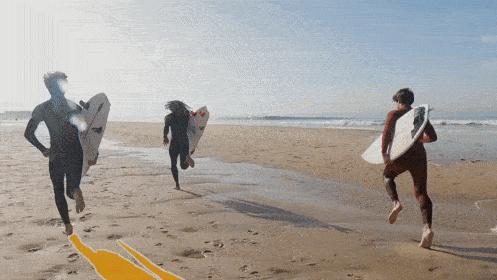
#> input picture assets/mosev2/5.gif, 497 x 280 px; its folder holds only this picture in this run
$ python compress_gif.py
#> lines starting #> are read from the running program, lines starting #| are printed output that depends on the picture
import os
from PIL import Image
import glob

def compress_gifs():
    """
    Compress all GIF images in assets/mosev2 directory
    """
    # Path to the assets/mosev2 directory
    assets_dir = "/home/knying/yingkaining/project/github_released/MOSE-api/assets/mosev2"

    if not os.path.exists(assets_dir):
        print(f"Directory {assets_dir} does not exist!")
        return

    # Find all GIF files in the directory
    gif_files = glob.glob(os.path.join(assets_dir, "*.gif"))

    if not gif_files:
        print(f"No GIF files found in {assets_dir}")
        return

    print(f"Found {len(gif_files)} GIF files to compress...")

    for gif_path in gif_files:
        try:
            print(f"Compressing {os.path.basename(gif_path)}...")

            # Open the GIF
            with Image.open(gif_path) as img:
                # Get original file size
#> img is the input picture: PIL image 497x280 P; mean R, G, B 163.8, 159.3, 154.4
                original_size = os.path.getsize(gif_path)

                # Create a list to store all frames
                frames = []
                durations = []

                # Process each frame in the GIF
                try:
                    while True:
                        # Get frame duration
                        duration = img.info.get('duration', 100)
                        durations.append(duration)

                        # Convert frame to RGB if necessary and add to frames
                        frame = img.convert('RGB')
                        frames.append(frame.copy())

                        # Move to next frame
                        img.seek(img.tell() + 1)
#> this loop made 64 passes
#> duration on passes 1 to 12: 70, 60, 70, 130, 70, 130, 70, 130, 70, 130, 70, 130
#> pass 3, in compress_gifs, `frame = img.convert('RGB')`:
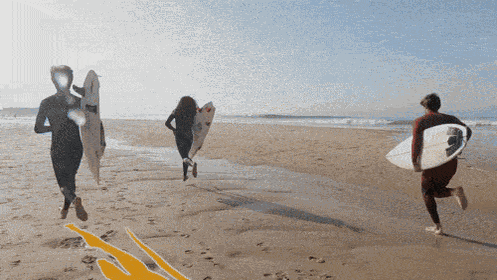
#> frame: PIL image 497x280 RGB; mean R, G, B 160.9, 156, 151.1
#> after the loop:
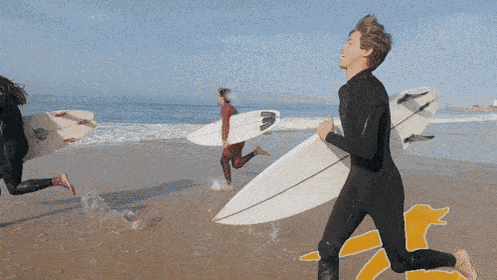
#> frame: PIL image 497x280 RGB; mean R, G, B 138.8, 140.1, 141.2
#> after the loop, durations = 64 values, max 140 at index 63, min 60 at index 1, mean 99.06; frames = 64 items

                except EOFError:
                    # End of frames
                    pass

                # Save the compressed GIF
                if frames:
                    # Convert back to P mode (palette mode) for better compression
                    compressed_frames = []
                    for frame in frames:
                        # Quantize to reduce colors (improves compression)
                        quantized = frame.quantize(colors=256, method=Image.Quantize.MEDIANCUT)
                        compressed_frames.append(quantized)

                    # Save with compression settings
                    compressed_frames[0].save(
                        gif_path,
                        save_all=True,
                        append_images=compressed_frames[1:],
                        duration=durations,
                        loop=0,  # 0 means infinite loop
                        optimize=True,  # Enable optimization
                        quality=85  # Reduce quality for better compression
                    )

                    # Get new file size
                    new_size = os.path.getsize(gif_path)
                    compression_ratio = (1 - new_size / original_size) * 100

                    print(f"Compressed {os.path.basename(gif_path)}: {original_size} bytes -> {new_size} bytes ({compression_ratio:.1f}% reduction)")

        except Exception as e:
            print(f"Error compressing {gif_path}: {str(e)}")

    print("Finished compressing all GIF files!")

if __name__ == "__main__":
    compress_gifs()

$ run again, on assets/mosev2/6.gif
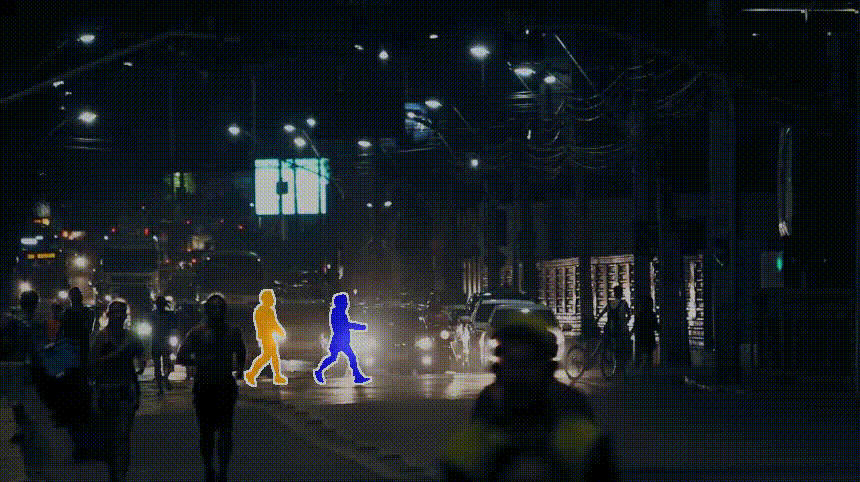
#> input picture assets/mosev2/6.gif, 860 x 482 px
#> in compress_gifs, img is the input picture: PIL image 860x482 P; mean R, G, B 23, 29.1, 29.3
#> the loop in compress_gifs, `while True:` made 61 passes
#> duration on passes 1 to 8: 120, 80, 120, 80, 120, 80, 120, 80
#> pass 3, in compress_gifs, `frame = img.convert('RGB')`:
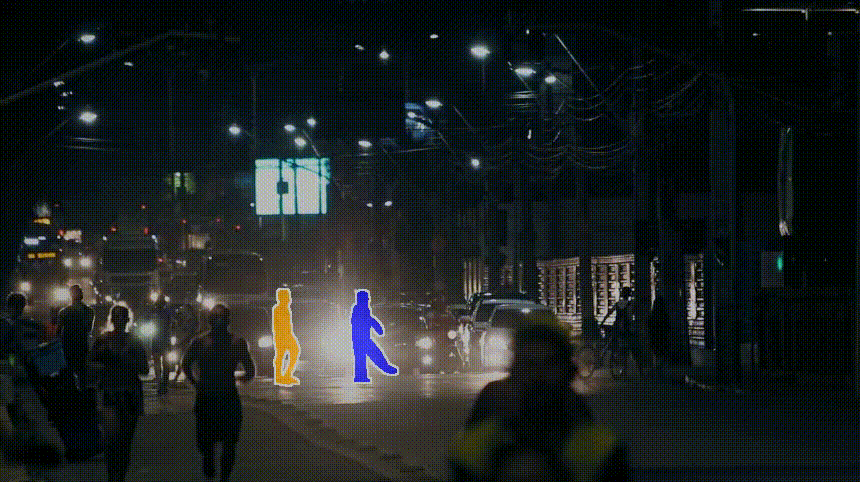
#> frame: PIL image 860x482 RGB; mean R, G, B 27.7, 32.9, 33
#> after the loop in compress_gifs, `while True:`:
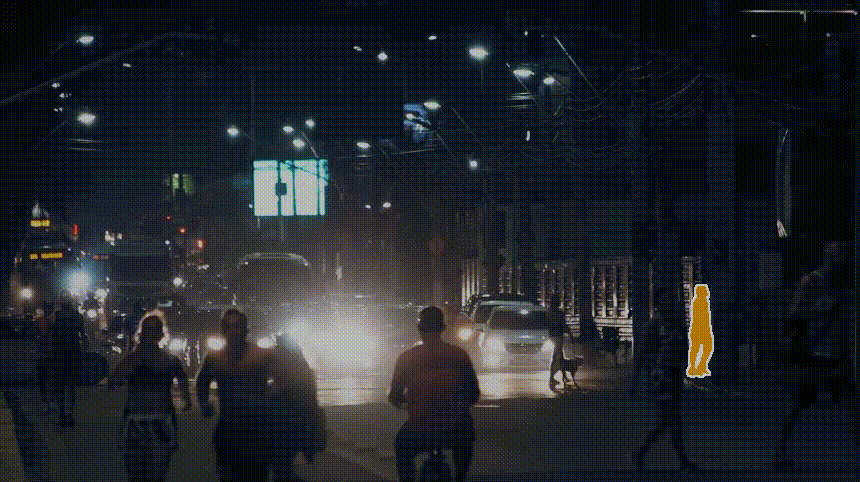
#> frame: PIL image 860x482 RGB; mean R, G, B 29.6, 34.8, 35.3
#> after the loop in compress_gifs, `while True:`: durations = 61 values, max 120 at index 0, min 80 at index 1, mean 99.67; frames = 61 items

$ run again, on assets/mosev2/8.gif
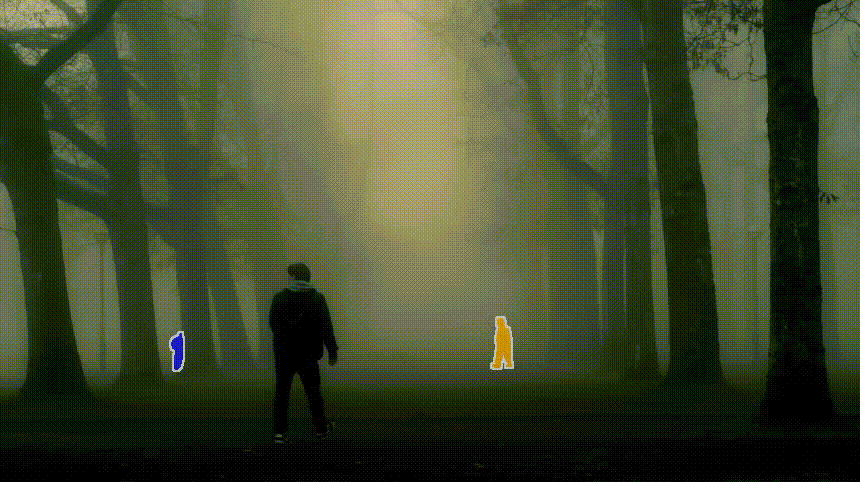
#> input picture assets/mosev2/8.gif, 860 x 482 px
#> in compress_gifs, img is the input picture: PIL image 860x482 P; mean R, G, B 63.6, 74, 49.1
#> the loop in compress_gifs, `while True:` made 80 passes
#> duration on passes 1 to 8: 120, 80, 120, 80, 120, 80, 120, 80
#> pass 2, in compress_gifs, `frame = img.convert('RGB')`:
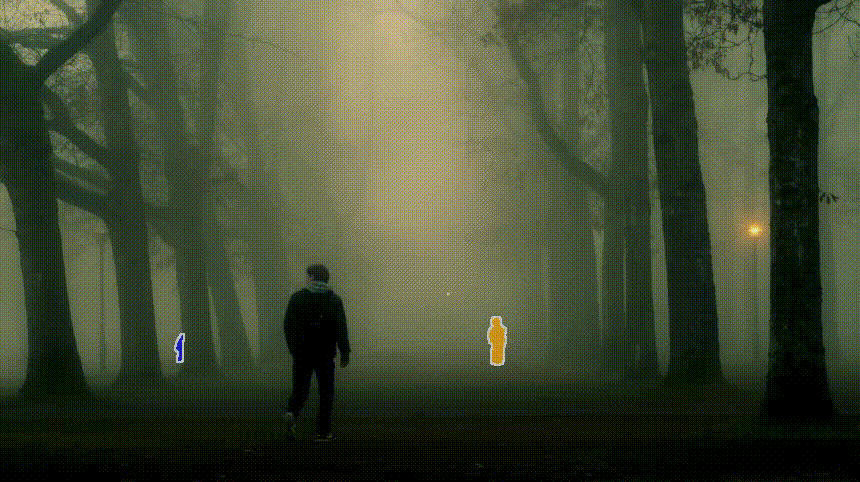
#> frame: PIL image 860x482 RGB; mean R, G, B 64.7, 74, 48.8
#> after the loop in compress_gifs, `while True:`:
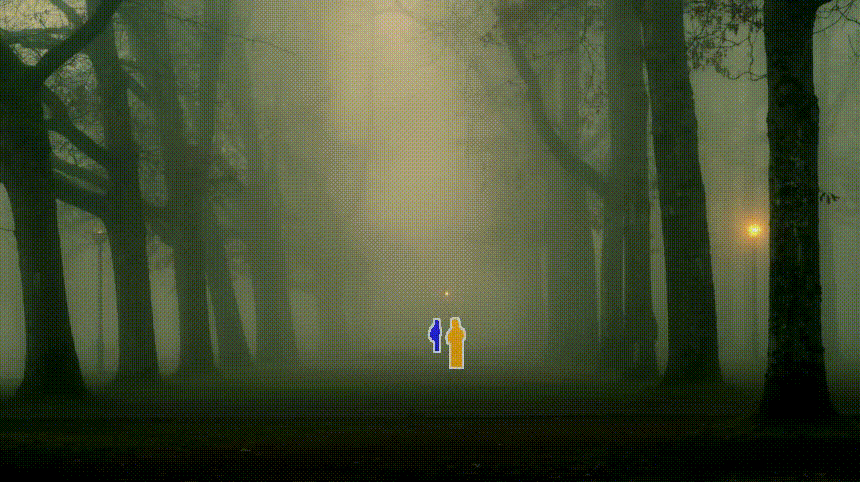
#> frame: PIL image 860x482 RGB; mean R, G, B 66, 75.9, 49.6
#> after the loop in compress_gifs, `while True:`: durations = 80 values, max 120 at index 0, min 80 at index 1, mean 100.5; frames = 80 items

$ run again, on assets/mosev2/9.gif
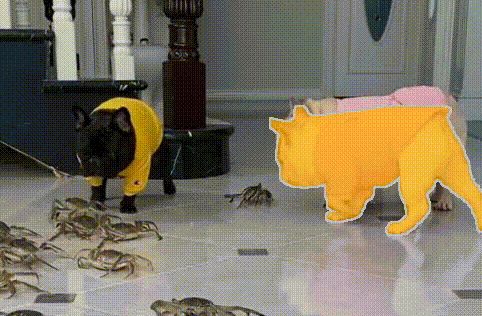
#> input picture assets/mosev2/9.gif, 482 x 316 px
#> in compress_gifs, img is the input picture: PIL image 482x316 P; mean R, G, B 125.1, 115.9, 101.4
#> the loop in compress_gifs, `while True:` made 76 passes
#> duration on passes 1 to 8: 120, 80, 120, 80, 120, 80, 120, 80
#> pass 3, in compress_gifs, `frame = img.convert('RGB')`:
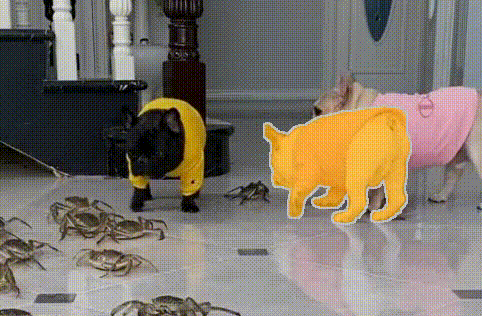
#> frame: PIL image 482x316 RGB; mean R, G, B 124.4, 115.7, 105.3
#> after the loop in compress_gifs, `while True:`:
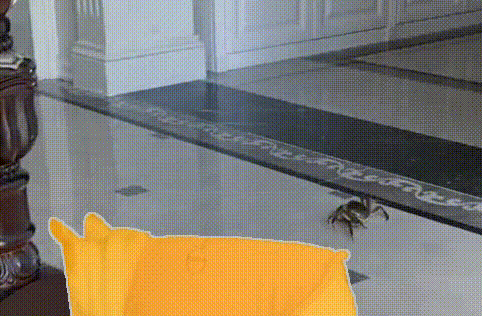
#> frame: PIL image 482x316 RGB; mean R, G, B 130.6, 123.9, 112
#> after the loop in compress_gifs, `while True:`: durations = 76 values, max 120 at index 0, min 80 at index 1, mean 100.5; frames = 76 items
